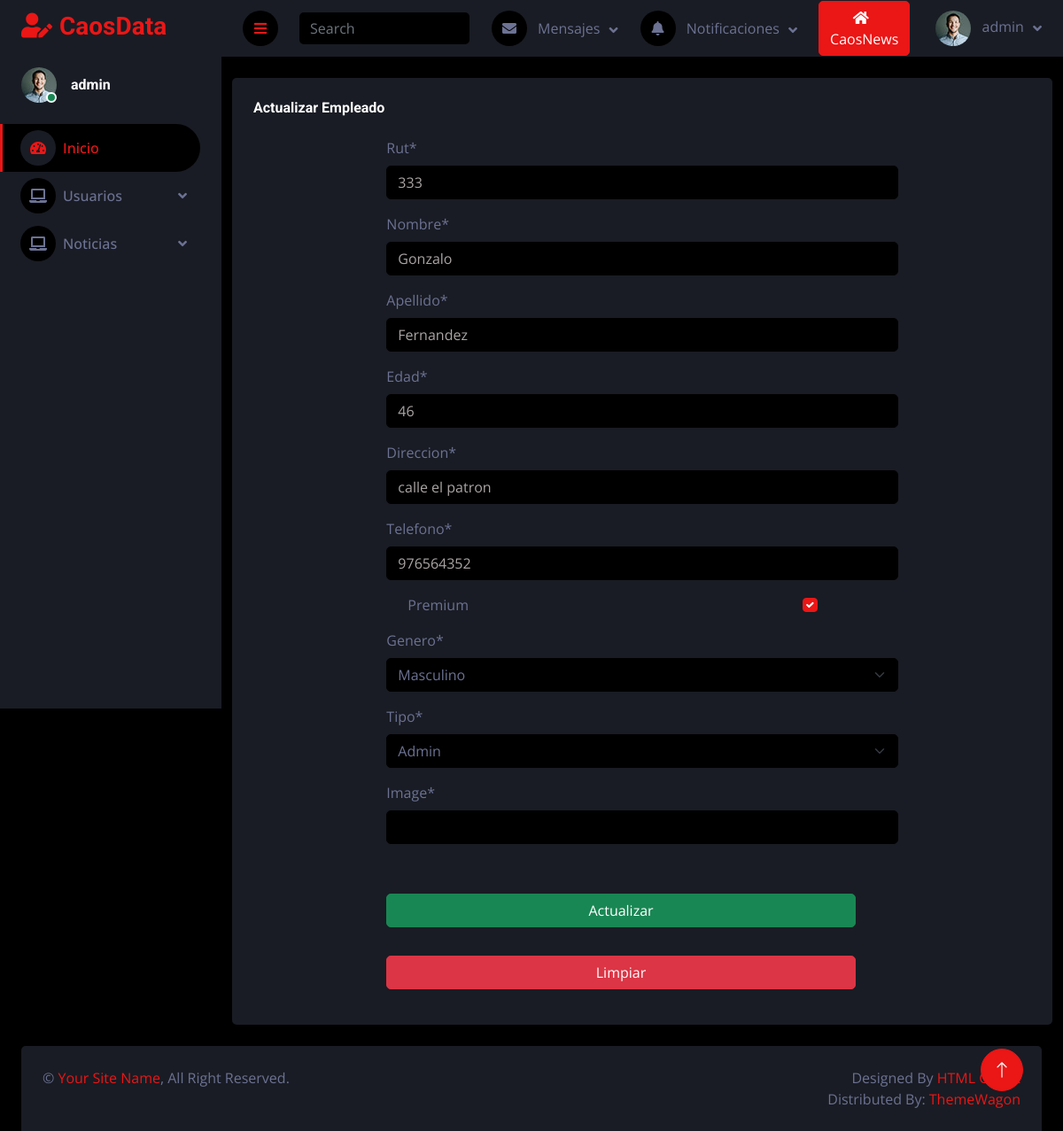
/clientes/update/23 (signed in), run on the app's committed database.
### core/models.py (models this page shows, shortened)
class Cliente(models.Model):
    rut = models.CharField(max_length=12)
    nombre = models.CharField(max_length=100)
    apellido = models.CharField(max_length=100, default='Apellido Default')
    edad = models.IntegerField(default=0)
    direccion = models.CharField(max_length=60, default='direccion Default')
    telefono = models.CharField(max_length=12)
    Premium = models.BooleanField(default=True)
    genero = models.CharField(max_length=10, choices=[('masculino','Masculino'),('femenino','Femenino')])
    fecha_ingreso = models.DateTimeField(auto_now_add=True)
    tipo = models.ForeignKey(TipoCliente, on_delete=models.CASCADE)
    imagen = CloudinaryField('image')

### core/views.py (the view, shortened to what this page needs)
# urls.py: path('clientes/update/<id>', clientesupdate, name="clientesupdate"),
@permission_required('core.change_cliente')
def clientesupdate(request, id):
    cliente = Cliente.objects.get(id = id)
    aux = {
        'form' : ClienteForm(instance=cliente)
    }
    return render(request, 'core/Clientes/crud/update.html', aux)

### core/forms.py
class ClienteForm (ModelForm):
    class Meta:
        model = Cliente
        fields = '__all__'

### core/models.py (called while the page is built)
    def __str__(self):
        return self.descripcion

### core/templates/core/Clientes/Crud/update.html (shortened to what this page needs)
{% extends 'core/Clientes/base2.html' %}
{% load static %}
{% block secundario %}
{% load crispy_forms_tags %}
<div class="container-fluid pt-4">
    <div class="bg-secondary rounded p-4">
        <h6 class="mb-4">Actualizar Empleado</h6>
        <div class="row justify-content-center">
            <div class="col-md-8">
                <form id="updateForm" action="" method="POST" enctype="multipart/form-data">
                    <div class="table-responsive">
                        {{ form | crispy }}
                    </div>
                    <div class="d-grid gap-2 mt-3">
                        <input class="btn btn-success me-5 mt-4" type="submit" value="Actualizar">
                        <input class="btn btn-danger me-5 mt-4" type="reset" value="Limpiar">
                    </div>
                </form>
            </div>
        </div>
    </div>
</div>
{% endblock %}

### core/templates/core/Clientes/base2.html (shortened to what this page needs)
<!DOCTYPE html>
<html lang="en">
{% load static %}
<head>
    <link href="https://cdnjs.cloudflare.com/ajax/libs/font-awesome/5.10.0/css/all.min.css" rel="stylesheet">
    <link href="https://cdn.jsdelivr.net/npm/bootstrap-icons@1.4.1/font/bootstrap-icons.css" rel="stylesheet">
    <link href="{% static 'core/login/lib/owlcarousel/assets/owl.carousel.min.css'%}" rel="stylesheet">
    <link href="{% static 'core/login/lib/tempusdominus/css/tempusdominus-bootstrap-4.min.css'%}" rel="stylesheet" />
    <link href="{% static 'core/login/css/bootstrap.min.css'%}" rel="stylesheet">
    <link href="{% static 'core/login/css/style.css'%}" rel="stylesheet">
</head>
<body>
    <div class="container-fluid position-relative d-flex p-0">
        <div class="sidebar pe-4 pb-3">
            <nav class="navbar bg-secondary navbar-dark">
                <a href="{% url 'principal'%}" class="navbar-brand mx-4 mb-3">
                    <h3 class="text-primary"><i class="fa fa-user-edit me-2"></i>CaosData</h3>
                </a>
                <div class="d-flex align-items-center ms-4 mb-4">
                    <div class="position-relative">
                        <img class="rounded-circle" src="{% static 'core/login/img/user.jpg'%}" alt=""
                            style="width: 40px; height: 40px;">
                        <div
                            class="bg-success rounded-circle border border-2 border-white position-absolute end-0 bottom-0 p-1">
                        </div>
                    </div>
                    <div class="ms-3">
                        <h6 class="mb-0">{{ user.username }}</h6>
                    </div>
                </div>
                {% if user.is_authenticated %}
                <div class="navbar-nav w-100">
                    <a href="{% url 'principal' %}" class="nav-item nav-link active"><i
                            class="fa fa-tachometer-alt me-2"></i>Inicio</a>
                            {% endif %}
                    {% if user.is_staff %}
                    <div class="nav-item dropdown">
                        <a href="#" class="nav-link dropdown-toggle" data-bs-toggle="dropdown"><i
                                class="fa fa-laptop me-2"></i>Usuarios</a>
                        {% endif %}
                    </div>
                    {% if user.is_staff %}
                    <div class="nav-item dropdown">
                        <a href="#" class="nav-link dropdown-toggle" data-bs-toggle="dropdown"><i
                                class="fa fa-laptop me-2"></i>Noticias</a>
                        {% endif %}
                    </div>
                </div>
        </div>
    </div>
    <div class="content">
    <nav class="navbar navbar-expand bg-secondary navbar-dark sticky-top px-4 py-0">
        <a href="#" class="sidebar-toggler flex-shrink-0">
            <i class="fa fa-bars"></i>
        </a>
        <form class="d-none d-md-flex ms-4">
            <input class="form-control bg-dark border-0" type="search" placeholder="Search">
        </form>
        <div class="navbar-nav align-items-center ms-auto">
            <div class="nav-item dropdown">
                <a href="#" class="nav-link dropdown-toggle" data-bs-toggle="dropdown">
                    <i class="fa fa-envelope me-lg-2"></i>
                    <span class="d-none d-lg-inline-flex">Mensajes</span>
                </a>
            </div>
            <div class="nav-item dropdown me-4">
                <a href="#" class="nav-link dropdown-toggle" data-bs-toggle="dropdown">
                    <i class="fa fa-bell me-lg-2"></i>
                    <span class="d-none d-lg-inline-flex">Notificaciones</span>
                </a>
            </div>
            {% if user.is_staff %}
            <div class="nav-item me-1">
                <form action="{% url 'index' %}" method="POST">
                    <button type="submit" class="btn btn-primary">
                        <i class="fa fa-home me-lg-2"></i>CaosNews
                    </button>
                </form>
            </div>
            {% endif %}
            <div class="nav-item dropdown">
                <a href="#" class="nav-link dropdown-toggle" data-bs-toggle="dropdown">
                    <img class="rounded-circle me-lg-2" src="{% static 'core/login/img/user.jpg' %}" alt="" style="width: 40px; height: 40px;">
                    <span class="d-none d-lg-inline-flex">{{ user.username }}</span>
                </a>
            </div>
        </div>
    </nav>
        {% block secundario %}
        {% endblock %}
    </div>
    <a href="#" class="btn btn-lg btn-primary btn-lg-square back-to-top"><i class="bi bi-arrow-up"></i></a>
</body>
<div class="container-fluid pt-4 px-4">
    <div class="bg-secondary rounded-top p-4">
        <div class="row">
            <div class="col-12 col-sm-6 text-center text-sm-start">
                &copy; <a href="#">Your Site Name</a>, All Right Reserved.
            </div>
            <div class="col-12 col-sm-6 text-center text-sm-end">
                Designed By <a href="https://htmlcodex.com">HTML Codex</a>
                <br>Distributed By: <a href="https://themewagon.com" target="_blank">ThemeWagon</a>
            </div>
        </div>
    </div>
</div>
</html>

### static/core/login/css/style.css (style rules this page uses)
:root { --primary: #EB1616; --secondary: #191C24; --light: #6C7293; --dark: #000000; }
.back-to-top { position: fixed; display: none; right: 45px; bottom: 45px; z-index: 99; }
.btn { transition: .5s; }
.btn-lg-square { width: 48px; height: 48px; }
.btn-square, .btn-sm-square, .btn-lg-square { padding: 0; display: inline-flex; align-items: center; justify-content: center; font-weight: normal; border-radius: 50px; }
.sidebar { position: fixed; top: 0; left: 0; bottom: 0; width: 250px; height: 100vh; overflow-y: auto; background: var(--secondary); transition: 0.5s; z-index: 999; }
.content { margin-left: 250px; min-height: 100vh; background: var(--dark); transition: 0.5s; }
@media (min-width: 992px) { .sidebar { margin-left: 0; } }
@media (min-width: 992px) { .content { width: calc(100% - 250px); } }
.sidebar .navbar .navbar-nav .nav-link { padding: 7px 20px; color: var(--light); font-weight: 500; border-left: 3px solid var(--secondary); border-radius: 0 30px 30px 0; outline: none; }
.sidebar .navbar .navbar-nav .nav-link:hover, .sidebar .navbar .navbar-nav .nav-link.active { color: var(--primary); background: var(--dark); border-color: var(--primary); }
.sidebar .navbar .navbar-nav .nav-link i { width: 40px; height: 40px; display: inline-flex; align-items: center; justify-content: center; background: var(--dark); border-radius: 40px; }
.sidebar .navbar .navbar-nav .nav-link:hover i, .sidebar .navbar .navbar-nav .nav-link.active i { background: var(--secondary); }
.sidebar .navbar .dropdown-toggle::after { position: absolute; top: 15px; right: 15px; border: none; content: "\f107"; font-family: "Font Awesome 5 Free"; font-weight: 900; transition: .5s; }
.content .navbar .navbar-nav .nav-link { margin-left: 25px; padding: 12px 0; color: var(--light); outline: none; }
.content .navbar .sidebar-toggler, .content .navbar .navbar-nav .nav-link i { width: 40px; height: 40px; display: inline-flex; align-items: center; justify-content: center; background: var(--dark); border-radius: 40px; }
.content .navbar .dropdown-toggle::after { margin-left: 6px; vertical-align: middle; border: none; content: "\f107"; font-family: "Font Awesome 5 Free"; font-weight: 900; transition: .5s; }

### data on the page
Cliente: rut "333", nombre "Gonzalo", apellido "Fernandez", edad "46", direccion "calle el patron", telefono "976564352", Premium "☑", genero "Masculino", tipo "Admin"

### other printed values
{{ user.username }} "admin"
